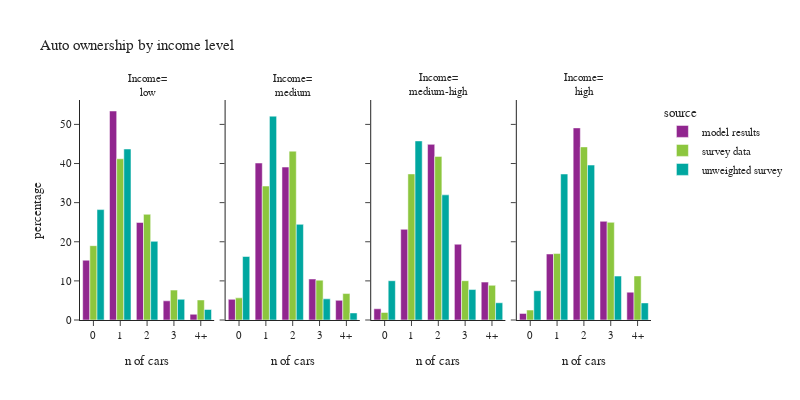

Notebook cell for this chart:
### Code cell
plot_auto(hh_data,'hhincome_group','income level', 'Income')

### Figure 1 — Plotly figure (JSON) as saved in the notebook; plotly's stock layout.template omitted (floating-point values rounded to 4 significant figures)
{"data": [{"alignmentgroup": "True", "hovertemplate": "source=model results<br>hhincome_group=low<br>auto_ownership_simple=%{x}<br>percentage=%{y}<extra></extra>", "legendgroup": "model results", "marker": {"color": "#91268F", "pattern": {"shape": ""}}, "name": "model results", "offsetgroup": "model results", "orientation": "v", "showlegend": true, "textposition": "auto", "type": "bar", "x": ["0", "1", "2", "3", "4+"], "xaxis": "x", "y": [15.28, 53.42, 24.93, 4.897, 1.464], "yaxis": "y"}, {"alignmentgroup": "True", "hovertemplate": "source=model results<br>hhincome_group=medium<br>auto_ownership_simple=%{x}<br>percentage=%{y}<extra></extra>", "legendgroup": "model results", "marker": {"color": "#91268F", "pattern": {"shape": ""}}, "name": "model results", "offsetgroup": "model results", "orientation": "v", "showlegend": false, "textposition": "auto", "type": "bar", "x": ["0", "1", "2", "3", "4+"], "xaxis": "x2", "y": [5.273, 40.12, 39.09, 10.49, 5.024], "yaxis": "y2"}, {"alignmentgroup": "True", "hovertemplate": "source=model results<br>hhincome_group=medium-high<br>auto_ownership_simple=%{x}<br>percentage=%{y}<extra></extra>", "legendgroup": "model results", "marker": {"color": "#91268F", "pattern": {"shape": ""}}, "name": "model results", "offsetgroup": "model results", "orientation": "v", "showlegend": false, "textposition": "auto", "type": "bar", "x": ["0", "1", "2", "3", "4+"], "xaxis": "x3", "y": [2.865, 23.18, 44.9, 19.37, 9.685], "yaxis": "y3"}, {"alignmentgroup": "True", "hovertemplate": "source=model results<br>hhincome_group=high<br>auto_ownership_simple=%{x}<br>percentage=%{y}<extra></extra>", "legendgroup": "model results", "marker": {"color": "#91268F", "pattern": {"shape": ""}}, "name": "model results", "offsetgroup": "model results", "orientation": "v", "showlegend": false, "textposition": "auto", "type": "bar", "x": ["0", "1", "2", "3", "4+"], "xaxis": "x4", "y": [1.687, 16.87, 49.11, 25.22, 7.11], "yaxis": "y4"}, {"alignmentgroup": "True", "hovertemplate": "source=survey data<br>hhincome_group=low<br>auto_ownership_simple=%{x}<br>percentage=%{y}<extra></extra>", "legendgroup": "survey data", "marker": {"color": "#8CC63E", "pattern": {"shape": ""}}, "name": "survey data", "offsetgroup": "survey data", "orientation": "v", "showlegend": true, "textposition": "auto", "type": "bar", "x": ["0", "1", "2", "3", "4+"], "xaxis": "x", "y": [19.0, 41.22, 27.02, 7.644, 5.122], "yaxis": "y"}, {"alignmentgroup": "True", "hovertemplate": "source=survey data<br>hhincome_group=medium<br>auto_ownership_simple=%{x}<br>percentage=%{y}<extra></extra>", "legendgroup": "survey data", "marker": {"color": "#8CC63E", "pattern": {"shape": ""}}, "name": "survey data", "offsetgroup": "survey data", "orientation": "v", "showlegend": false, "textposition": "auto", "type": "bar", "x": ["0", "1", "2", "3", "4+"], "xaxis": "x2", "y": [5.657, 34.24, 43.16, 10.19, 6.759], "yaxis": "y2"}, {"alignmentgroup": "True", "hovertemplate": "source=survey data<br>hhincome_group=medium-high<br>auto_ownership_simple=%{x}<br>percentage=%{y}<extra></extra>", "legendgroup": "survey data", "marker": {"color": "#8CC63E", "pattern": {"shape": ""}}, "name": "survey data", "offsetgroup": "survey data", "orientation": "v", "showlegend": false, "textposition": "auto", "type": "bar", "x": ["0", "1", "2", "3", "4+"], "xaxis": "x3", "y": [1.926, 37.34, 41.82, 10.04, 8.87], "yaxis": "y3"}, {"alignmentgroup": "True", "hovertemplate": "source=survey data<br>hhincome_group=high<br>auto_ownership_simple=%{x}<br>percentage=%{y}<extra></extra>", "legendgroup": "survey data", "marker": {"color": "#8CC63E", "pattern": {"shape": ""}}, "name": "survey data", "offsetgroup": "survey data", "orientation": "v", "showlegend": false, "textposition": "auto", "type": "bar", "x": ["0", "1", "2", "3", "4+"], "xaxis": "x4", "y": [2.538, 16.98, 44.25, 24.97, 11.26], "yaxis": "y4"}, {"alignmentgroup": "True", "hovertemplate": "source=unweighted survey<br>hhincome_group=low<br>auto_ownership_simple=%{x}<br>percentage=%{y}<extra></extra>", "legendgroup": "unweighted survey", "marker": {"color": "#00A7A0", "pattern": {"shape": ""}}, "name": "unweighted survey", "offsetgroup": "unweighted survey", "orientation": "v", "showlegend": true, "textposition": "auto", "type": "bar", "x": ["0", "1", "2", "3", "4+"], "xaxis": "x", "y": [28.22, 43.71, 20.1, 5.287, 2.681], "yaxis": "y"}, {"alignmentgroup": "True", "hovertemplate": "source=unweighted survey<br>hhincome_group=medium<br>auto_ownership_simple=%{x}<br>percentage=%{y}<extra></extra>", "legendgroup": "unweighted survey", "marker": {"color": "#00A7A0", "pattern": {"shape": ""}}, "name": "unweighted survey", "offsetgroup": "unweighted survey", "orientation": "v", "showlegend": false, "textposition": "auto", "type": "bar", "x": ["0", "1", "2", "3", "4+"], "xaxis": "x2", "y": [16.23, 52.1, 24.45, 5.411, 1.804], "yaxis": "y2"}, {"alignmentgroup": "True", "hovertemplate": "source=unweighted survey<br>hhincome_group=medium-high<br>auto_ownership_simple=%{x}<br>percentage=%{y}<extra></extra>", "legendgroup": "unweighted survey", "marker": {"color": "#00A7A0", "pattern": {"shape": ""}}, "name": "unweighted survey", "offsetgroup": "unweighted survey", "orientation": "v", "showlegend": false, "textposition": "auto", "type": "bar", "x": ["0", "1", "2", "3", "4+"], "xaxis": "x3", "y": [10.04, 45.78, 31.99, 7.786, 4.409], "yaxis": "y3"}, {"alignmentgroup": "True", "hovertemplate": "source=unweighted survey<br>hhincome_group=high<br>auto_ownership_simple=%{x}<br>percentage=%{y}<extra></extra>", "legendgroup": "unweighted survey", "marker": {"color": "#00A7A0", "pattern": {"shape": ""}}, "name": "unweighted survey", "offsetgroup": "unweighted survey", "orientation": "v", "showlegend": false, "textposition": "auto", "type": "bar", "x": ["0", "1", "2", "3", "4+"], "xaxis": "x4", "y": [7.484, 37.32, 39.6, 11.23, 4.366], "yaxis": "y4"}], "layout": {"annotations": [{"font": {}, "showarrow": false, "text": "Income=<br>low", "x": 0.1175, "xanchor": "center", "xref": "paper", "y": 1.0, "yanchor": "bottom", "yref": "paper"}, {"font": {}, "showarrow": false, "text": "Income=<br>medium", "x": 0.3725, "xanchor": "center", "xref": "paper", "y": 1.0, "yanchor": "bottom", "yref": "paper"}, {"font": {}, "showarrow": false, "text": "Income=<br>medium-high", "x": 0.6275, "xanchor": "center", "xref": "paper", "y": 1.0, "yanchor": "bottom", "yref": "paper"}, {"font": {}, "showarrow": false, "text": "Income=<br>high", "x": 0.8825, "xanchor": "center", "xref": "paper", "y": 1.0, "yanchor": "bottom", "yref": "paper"}], "barmode": "group", "font": {"size": 11}, "height": 400, "legend": {"title": {"text": "source"}, "tracegroupgap": 0}, "title": {"text": "Auto ownership by income level"}, "width": 800, "xaxis": {"anchor": "y", "domain": [0.0, 0.235], "title": {"text": "n of cars"}}, "xaxis2": {"anchor": "y2", "domain": [0.255, 0.49], "matches": "x", "title": {"text": "n of cars"}}, "xaxis3": {"anchor": "y3", "domain": [0.51, 0.745], "matches": "x", "title": {"text": "n of cars"}}, "xaxis4": {"anchor": "y4", "domain": [0.765, 1.0], "matches": "x", "title": {"text": "n of cars"}}, "yaxis": {"anchor": "x", "domain": [0.0, 1.0], "title": {"text": "percentage"}}, "yaxis2": {"anchor": "x2", "domain": [0.0, 1.0], "matches": "y", "showticklabels": false}, "yaxis3": {"anchor": "x3", "domain": [0.0, 1.0], "matches": "y", "showticklabels": false}, "yaxis4": {"anchor": "x4", "domain": [0.0, 1.0], "matches": "y", "showticklabels": false}}}
